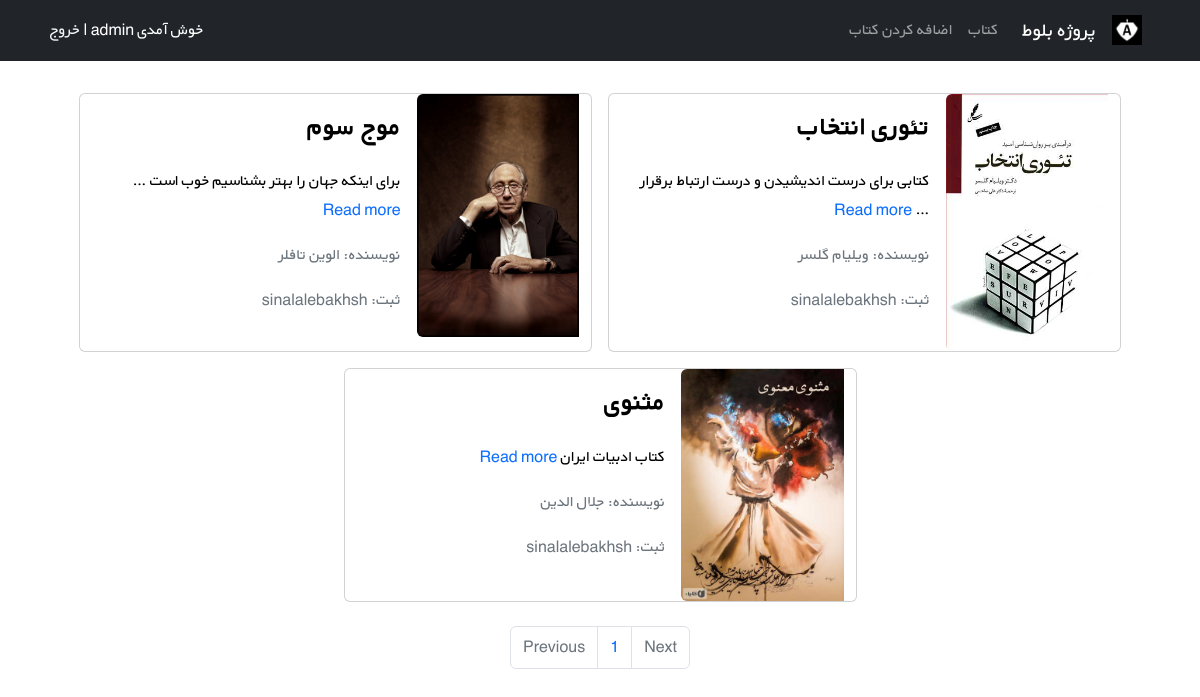
/books/ (signed in), run on the app's committed database.
### books/models.py (models this page shows, shortened)
class Book(models.Model):
    user = models.ForeignKey(get_user_model(), on_delete=models.CASCADE)
    title = models.CharField(max_length=200)
    author = models.CharField(max_length=200)
    description = models.TextField()
    price = models.DecimalField(max_digits=5, decimal_places=2)
    cover = models.ImageField(upload_to='covers/', blank=True)
    def get_absolute_url(self):
        return reverse("book_detail", args=[self.id])

### accounts/models.py (models this page shows)
class CustomUser(AbstractUser):
    email = models.EmailField(unique=True)

### books/views.py (the view)
# urls.py: path('', BookListView.as_view(), name="book_list"),
class BookListView(LoginRequiredMixin, generic.ListView):
    model = Book
    paginate_by = 4
    template_name = 'books/book_list.html'
    context_object_name = 'books'

### books/templates/books/book_list.html (shortened to what this page needs)
{% extends '_base.html' %}
{% block content %}
<div class="container mt-4">
    <div class="row flex-row-reverse justify-content-md-center">
        {% for book in books  %}
        <div class="card m-2" style="max-width: 45%">
            <div class="row g-0 h-100" dir="rtl">
                    <div class="col-md-4">
                        {% if book.cover %}
                            <a href="{{ book.get_absolute_url }}">
                                <img  src="{{ book.cover.url }}" class="img-fluid rounded-start" alt="..."  >
                            </a>
                        {% else %}
                            <a href="{{ book.get_absolute_url }}">
                                <img  src="/static/pages/sinalalebakhsh.jpg" class="img-fluid rounded-start" alt="...">
                            </a>
                        {% endif %}
                    </div>
                    <div class="col-md-8 h-100">
                        <div class="d-flex flex-column justify-content-between h-100">
                            <div class="card-body">
                                <a href="{{ book.get_absolute_url }}"
                                   class="text-decoration-none"
                                   style="color:#000000;">
                                    <h3 class="card-title" ><strong>{{ book.title | capfirst }}</strong></h3>
                                    <p class="card-text pt-3">{{ book.description | truncatewords:8 }}
                                </a>
                                    <a class="text-decoration-none" href="{{ book.get_absolute_url }}">Read more</a>
                                <p class="text-muted">نویسنده: {{ book.author }}</p>
                                <p class="text-muted">ثبت: {{ book.user }}</p>
                            </div>
                        </div>
                    </div>
                </div>
            </div>
        {% endfor %}
    </div>
</div>
<ul class="pagination justify-content-center mt-3">
    {% if page_obj.has_previous %}
        <li class="page-item"><a class="page-link" href="?page={{ page_obj.previous_page_number }}">Previous</a></li>
    {% else %}
        <li class="page-item disabled"><a class="page-link" href="">Previous</a></li>
    {% endif %}
    <li class="page-item"><a class="page-link" href="#">{{ page_obj.number }}</a></li>
    {% if page_obj.has_next %}
        <li class="page-item"><a class="page-link" href="?page={{ page_obj.next_page_number }}">Next</a></li>
    {% else %}
        <li class="page-item disabled"><a class="page-link" href="#">Next</a></li>
    {% endif %}
  </ul>
{% endblock content %}

### static/css/style.css (style rules this page uses)
* { font-family: 'BYekan', sans-serif; line-height: 1.8rem; }

### data on the page
Book: cover (picture), title "تئوری انتخاب", description "کتابی برای درست اندیشیدن و درست ارتباط برقرار …", author "ویلیام گلسر", user "sinalalebakhsh"
Book: cover (picture), title "موج سوم", description "برای اینکه جهان را بهتر بشناسیم خوب است …", author "الوین تافلر", user "sinalalebakhsh"
Book: cover (picture), title "مثنوی", description "کتاب ادبیات ایران", author "جلال الدین", user "sinalalebakhsh"

### other printed values
{{ page_obj.number }} "1"
